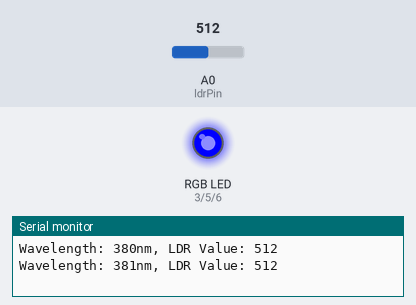
Bench run of a sketch on a simulated Arduino Uno, built with avr-gcc and run on an emulated ATmega328P. Parts: an RGB LED mixed from three pins (HIGH = lit), the last lines printed to the serial monitor. Inputs (shaded band) come from the test bench; at power-on: A0 (ldrPin) = 512.

Above: at 0.2 s.
At 11.3 s:
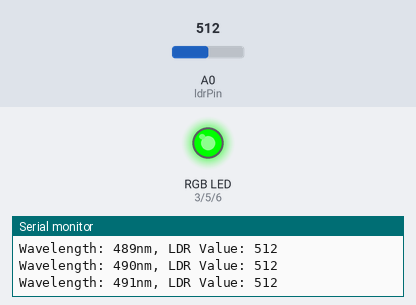
At 20.4 s:
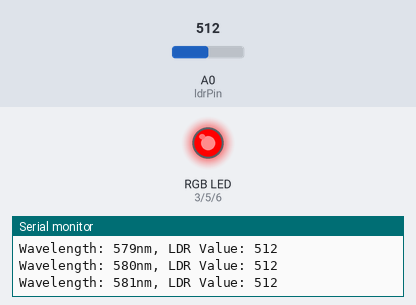
Timing chart, 0 to 21.9 s (numbered marks = the images above):
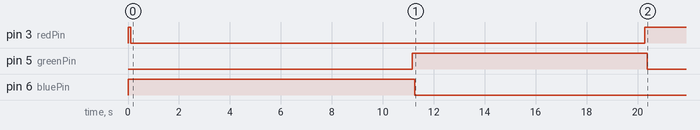

The sketch:

scan380to780nm.ino
```cpp
const int redPin = 3;
const int greenPin = 5;
const int bluePin = 6;
const int ldrPin = A0;

void setup() {
  Serial.begin(9600);
}

void loop() {
  int wavelength = 380; // Start at 380nm
  while (wavelength <= 780) { // Scan up to 780nm
    // Convert wavelength to RGB values
    int redValue = getRGBValue(wavelength, 'R');
    int greenValue = getRGBValue(wavelength, 'G');
    int blueValue = getRGBValue(wavelength, 'B');

    // Set RGB LED values
    analogWrite(redPin, redValue);
    analogWrite(greenPin, greenValue);
    analogWrite(bluePin, blueValue);

    // Read LDR sensor value and print to serial monitor
    int ldrValue = analogRead(ldrPin);
    Serial.print("Wavelength: ");
    Serial.print(wavelength);
    Serial.print("nm, LDR Value: ");
    Serial.println(ldrValue);

    wavelength++; // Increment wavelength
    delay(100); // Delay for stability
  }
}

// Convert wavelength to RGB values
int getRGBValue(int wavelength, char color) {
  double gamma = 0.8;
  double factor = 0.1;
  double R, G, B;
  if (wavelength < 380 || wavelength > 780) {
    return 0;
  }
  if (wavelength >= 380 && wavelength < 440) {
    R = -(wavelength - 440) / (440 - 380);
    G = 0;
    B = 1;
  } else if (wavelength >= 440 && wavelength < 490) {
    R = 0;
    G = (wavelength - 440) / (490 - 440);
    B = 1;
  } else if (wavelength >= 490 && wavelength < 510) {
    R = 0;
    G = 1;
    B = -(wavelength - 510) / (510 - 490);
  } else if (wavelength >= 510 && wavelength < 580) {
    R = (wavelength - 510) / (580 - 510);
    G = 1;
    B = 0;
  } else if (wavelength >= 580 && wavelength < 645) {
    R = 1;
    G = -(wavelength - 645) / (645 - 580);
    B = 0.0;
  } else if (wavelength >= 645 && wavelength < 781) {
    R = 1;
    G = 0;
    B = 0;
  }
  if (color == 'R') {
    return 255 * pow(R, gamma);
  } else if (color == 'G') {
    return 255 * pow(G, gamma);
  } else if (color == 'B') {
    return 255 * pow(B, gamma);
  }
}
```

Measured:
- by itself, pin 3 (redPin): LOW → HIGH at 0.00 s, → LOW 0.10 s later, → HIGH 20.2 s later
- by itself, pin 5 (greenPin): LOW → HIGH at 11.2 s, → LOW 9.2 s later
- by itself, pin 6 (bluePin): LOW → HIGH at 0.00 s, → LOW 11.3 s later
